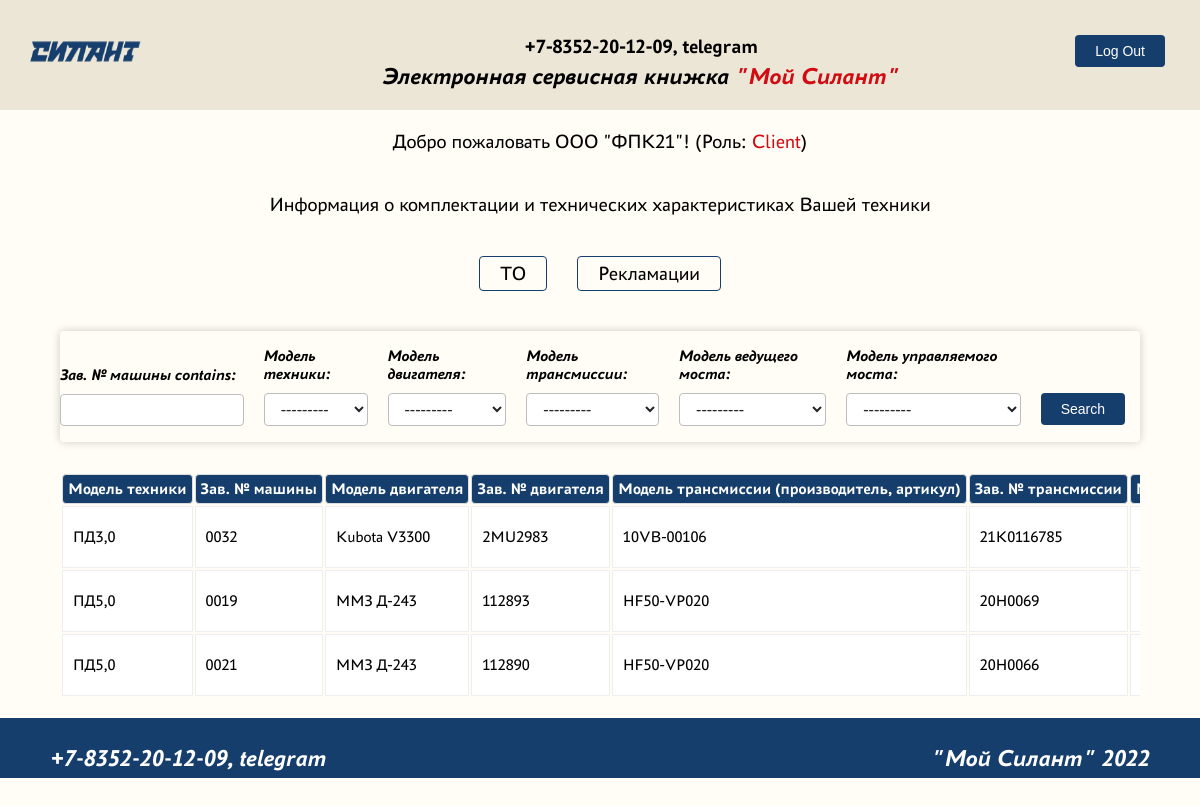
The app's page / (signed in) with its own data.
### accounts/models.py (models this page shows)
class User(AbstractUser):
    ROLE_CHOICES = (
        ('Manager', 'Manager'),
        ('Client', 'Client'),
        ('Service Company', 'Service Company'),
    )
    role = models.CharField(max_length=15, choices=ROLE_CHOICES)

### silant_app/models.py (models this page shows, shortened)
class Vehicle(models.Model):
    vehicleNumber = models.TextField(verbose_name='Зав. № машины')
    vehicleModel = models.ForeignKey(VehicleModel, on_delete=models.CASCADE, verbose_name='Модель техники')
    engineModel = models.ForeignKey(EngineModel, on_delete=models.CASCADE, verbose_name='Модель двигателя')
    engineNumber = models.TextField(verbose_name='Зав. № двигателя')
    transmissionModel = models.ForeignKey(TransmissionModel, on_delete=models.CASCADE, verbose_name='Модель трансмиссии')
    transmissionNumber = models.TextField(verbose_name='Зав. № трансмиссии')
    driveAxleModel = models.ForeignKey(DriveAxleModel, on_delete=models.CASCADE, verbose_name='Модель ведущего моста')
    driveAxleNumber = models.TextField(verbose_name='Зав. № ведущего моста')
    steeringAxleModel = models.ForeignKey(SteeringAxleModel, on_delete=models.CASCADE, verbose_name='Модель управляемого моста')
    steeringAxleNumber = models.TextField(verbose_name='Зав. № управляемого моста')
    deliveryContract_number_date = models.TextField(default='номер договора, дата', verbose_name='Договор поставки №, дата')
    shipmentDate = models.DateField(verbose_name='Дата отгрузки с завода')
    consignee = models.TextField(verbose_name='Грузополучатель (конечный потребитель)')
    deliveryAddress = models.TextField(verbose_name='Адрес поставки (эксплуатации)')
    equipment = models.TextField(verbose_name='Комплектация (доп. опции)')
    client = models.ForeignKey(User, on_delete=models.CASCADE, verbose_name='Клиент')
    serviceCompany = models.ForeignKey(ServiceCompany, on_delete=models.CASCADE, verbose_name='Сервисная компания')

class VehicleModel(models.Model):
    name = models.CharField(max_length=128, unique=True)
    description = models.TextField(default='описание')
    def __str__(self):
        return f'{self.name}'

class EngineModel(models.Model):
    name = models.CharField(max_length=128, unique=True)
    description = models.TextField(default='описание')
    def __str__(self):
        return f'{self.name}'

class TransmissionModel(models.Model):
    name = models.CharField(max_length=128, unique=True)
    description = models.TextField(default='описание')
    def __str__(self):
        return f'{self.name}'

### silant_app/views.py (the view)
# urls.py: path('', VehicleListView.as_view(), name='vehicles-home'),
class VehicleListView(ListView):
    model = Vehicle
    template_name = 'flatpages/home.html'
    context_object_name = 'vehicles'
    ordering = ['-shipmentDate']
    def get_queryset(self):
        queryset = super().get_queryset()
        self.filterset = VehicleFilter(self.request.GET, queryset)
        return self.filterset.qs
    def get_context_data(self, **kwargs):
        context = super().get_context_data(**kwargs)
        context['date'] = datetime.utcnow()
        context['next_info'] = None
        context['filterset_vehicle'] = self.filterset
        return context

### silant_app/models.py (called while the page is built)
    def __str__(self):
        return f'{self.name}'

    def __str__(self):
        return f'{self.name}'

    def __str__(self):
        return f'{self.name}'

### templates/flatpages/home.html (shortened to what this page needs)
{% extends "flatpages/default.html" %}
{% load custom_filters %}
{% block user %}
<div class="panel_container">
    {% if user.is_authenticated %}
            <div class="panel_text">
                <p>Добро пожаловать {{ user.first_name }}! (Роль: <a class="role" style="color: #AA72B9">{{ user.role }}</a>)</p>
                <p>Информация о комплектации и технических характеристиках Вашей техники</p>
            </div>
            {% block panel %}
                <div class="panel">
                    <p class="links"><a class="nav-item nav-link" href="{% url 'maintenance' %}">TO</a></p>
                    <p class="links"><a class="nav-item nav-link" href="{% url 'claims' %}">Рекламации</a></p>
                </div>
            {% endblock %}
    {% else %}
            <div class="unauthorized">
                <p class="links">Внимание! Для доступа к Вашей технике необходима <a style="color: #AA72B9" href="{% url 'login' %}">авторизация</a>.</p>
                <p class="links">Хотите продолжить <a class="" href="{% url 'unauthorized-home' %}">без авторизации</a>?</p>
            </div>
    {% endif %}
</div>
{% endblock %}
{% block vehicles %}
{% if user.is_authenticated %}
        <div class="form_container">
            <form class="my_filter" action="" method="get">
                {{ filterset_vehicle.form.as_p }}
                <input type="submit" value="Search" />
            </form>
        </div>
    {% if vehicles %}
        <div class="big-table">
            <table class="table">
                <thead>
                    <tr>
                        <th style="font-weight:bold">Модель техники</th>
                        <th style="font-weight:bold">Зав. № машины</th>
                        <th style="font-weight:bold">Модель двигателя</th>
                        <th style="font-weight:bold">Зав. № двигателя</th>
                        <th style="font-weight:bold">Модель трансмиссии (производитель, артикул)</th>
                        <th style="font-weight:bold">Зав. № трансмиссии</th>
                        <th style="font-weight:bold">Модель ведущего моста</th>
                    </tr>
                </thead>
                {% for vehicle in vehicles %}
                    <tbody>
                        {% if request.user == vehicle.client or request.user == vehicle.serviceCompany.user or request.user.role == 'Manager' %}
                            <tr>
                                <td class="vehicleModelInfo"><p class="article-content"><a href='#' onclick="Info('{{ vehicle.vehicleModel.id }}','{{ vehicle.vehicleModel }}', 'vehicle_model', 'Модель техники')">{{ vehicle.vehicleModel }}</a></p></td>
                                {% if request.user.role == 'Manager' %}
                                    <td><p class="article-content"><a class="nav-item nav-link" href="{% url 'vehicle-update' vehicle.id%}">{{ vehicle.vehicleNumber }} / Редактировать</a></p></td>
                                {% else %}
                                    <td><p class="article-content"><a class="mr-2" style="color:#AA72B9">{{ vehicle.vehicleNumber }}</a></p></td>
                                {% endif %}
                                <td class="engineModelInfo"><p class="article-content"><a href='#' onclick="Info('{{ vehicle.engineModel.id }}','{{ vehicle.engineModel }}', 'engine_model', 'Модель двигателя')">{{ vehicle.engineModel }}</a></p></td>
                                <td><p class="article-content"><a class="mr-2" style="color:#AA72B9" >{{ vehicle.engineNumber }}</a></p></td>
                                <td class="transmissionModelInfo"><p class="article-content"><a href='#' onclick="Info('{{ vehicle.transmissionModel.id }}','{{ vehicle.transmissionModel }}', 'transmission_model', 'Модель трансмиссии')">{{ vehicle.transmissionModel }}</a></p></td>
                                <td><p class="article-content"><a class="mr-2" style="color:#AA72B9" >{{ vehicle.transmissionNumber }}</a></p></td>
                                <td class="driveAxleModelInfo"></td>
                            </tr>
                        {% endif %}
                    </tbody>
                {% endfor %}
           </table>
    {% else %}
        <h2>Машины по Вашему запросу не найдены</h2>
        </div>
    {% endif %}
{% endif %}
{% endblock %}
{% block popup %}
<div class="popup">
</div>
{% endblock %}

### static/css/global.css (style rules this page uses)
*, *::before, *::after { box-sizing: border-box; }
body { background: #FFFDF6; width: 100%; height: 100%; margin: 0px; padding: 0px; }
.panel_container { display: flex; justify-items: center; flex-direction: column; flex-wrap: wrap; align-content: center; align-items: center; font-family: 'PT Astra Sans Regular', serif; font-size: 20px; }
.panel_text { display: flex; flex-direction: column; align-items: center; }
.nav-item.nav-link { text-decoration: none; color: #163E6C; }
.links:not(:last-child) { margin-right: 30px; }
a.role { color: #D20A11 !important; }
.form_container { margin-top: 20px; max-width: 100%; display: grid; justify-items: center; font-family: 'PT Astra Sans Regular', serif; font-size: 16px; border-radius: 4px; box-shadow: 0px 0px 10px 0px #00000033; }
label { margin-bottom: 10px; display:inline-block; }
.popup { display: flex; justify-content: center; flex-direction: column; align-items: center; font-family: 'PT Astra Sans Regular'; font-size: 22px; padding: 10px 10px; gap: 10px; }
.big-table { overflow: auto; position: relative; }
table { width: 100%; }
.big-table table { margin-top: 30px; vertical-align: top; width: 100%; overflow-x: auto; white-space: nowrap; -webkit-overflow-scrolling: touch; font-family: 'PT Astra Sans Regular'; }
.table th { padding: 5px; background: #163E6C; border: 1px solid #dddddd; border-radius: 4px; color: #FFFFFF; font-family: 'PT Astra Sans Bold'; }
.table td { padding: 5px 10px; border: 1px solid #eee; text-align: left; }
.table tbody tr:nth-child(odd) { background: #fff; }
input[type="submit" i] { display: inline-block; box-sizing: border-box; padding: 0 20px; margin: 0 15px 17px 0; outline: none; border: none; border-radius: 4px; height: 32px; line-height: 32px; font-size: 14px; font-weight: 500; text-decoration: none; color: #fff; background-color: #163E6C; cursor: pointer; user-select: none; appearance: none; touch-action: manipulation; vertical-align: top; }
a { text-decoration: none; color: #000000 !important; }

### records on screen
User: first_name "ООО \"ФПК21\"", role "Client"
Vehicle: vehicleModel "ПД3,0", vehicleNumber "0032", engineModel "Kubota V3300", engineNumber "2MU2983", transmissionModel "10VB-00106", transmissionNumber "21K0116785"
Vehicle: vehicleModel "ПД5,0", vehicleNumber "0019", engineModel "ММЗ Д-243", engineNumber "112893", transmissionModel "HF50-VP020", transmissionNumber "20H0069"
Vehicle: vehicleModel "ПД5,0", vehicleNumber "0021", engineModel "ММЗ Д-243", engineNumber "112890", transmissionModel "HF50-VP020", transmissionNumber "20H0066"
